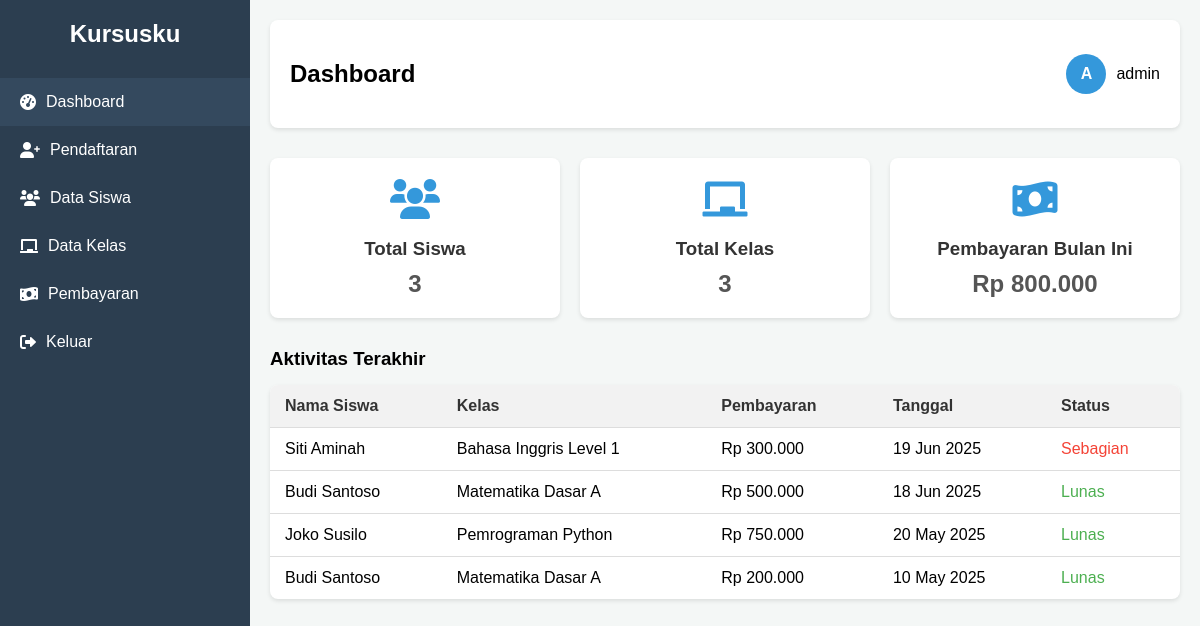
/pages/dashboard.php (signed in), run on the app's committed database.
### tables this page shows
CREATE TABLE `pembayaran` (
  `id` int(11) NOT NULL,
  `siswa_id` int(11) NOT NULL,
  `kelas_id` int(11) NOT NULL,
  `jumlah` decimal(10,2) NOT NULL,
  `tanggal_bayar` date NOT NULL,
  `metode_pembayaran` varchar(50) DEFAULT NULL,
  `status` enum('Lunas','Belum Lunas','Sebagian') DEFAULT 'Belum Lunas',
  `keterangan` text DEFAULT NULL,
  `created_at` timestamp NOT NULL DEFAULT current_timestamp()
);

CREATE TABLE `siswa` (
  `id` int(11) NOT NULL,
  `nama_lengkap` varchar(255) NOT NULL,
  `tanggal_lahir` date DEFAULT NULL,
  `jenis_kelamin` enum('Laki-laki','Perempuan') DEFAULT NULL,
  `alamat` text DEFAULT NULL,
  `no_telepon` varchar(20) DEFAULT NULL,
  `email` varchar(100) DEFAULT NULL,
  `tanggal_daftar` timestamp NOT NULL DEFAULT current_timestamp(),
  `kelas_id` int(11) DEFAULT NULL
);

CREATE TABLE `kelas` (
  `id` int(11) NOT NULL,
  `nama_kelas` varchar(100) NOT NULL,
  `deskripsi` text DEFAULT NULL,
  `harga` decimal(10,2) DEFAULT 0.00,
  `kapasitas` int(11) DEFAULT NULL,
  `created_at` timestamp NOT NULL DEFAULT current_timestamp()
);

### pages/dashboard.php (the view, shortened to what this page needs)
<?php
require_once "config.php";
$total_siswa = $conn->query("SELECT COUNT(*) as total FROM siswa")->fetch_assoc()['total'];
$total_kelas = $conn->query("SELECT COUNT(*) as total FROM kelas")->fetch_assoc()['total'];
$total_pembayaran = $conn->query("SELECT SUM(jumlah) as total FROM pembayaran WHERE MONTH(tanggal_bayar) = MONTH(CURRENT_DATE())")->fetch_assoc()['total'];
$aktivitas = $conn->query("
    SELECT s.nama_lengkap, k.nama_kelas, p.jumlah, p.tanggal_bayar, p.status
    FROM pembayaran p
    JOIN siswa s ON p.siswa_id = s.id
    JOIN kelas k ON p.kelas_id = k.id
    ORDER BY p.tanggal_bayar DESC LIMIT 5
");
?>
<!DOCTYPE html>
<html lang="id">
<head>
    <link rel="stylesheet" href="https://cdnjs.cloudflare.com/ajax/libs/font-awesome/6.0.0-beta3/css/all.min.css">
    <link rel="stylesheet" href="dashboard.css">
</head>
<body>
    <div class="sidebar">
        <div class="logo">Kursusku</div>
        <ul class="nav-list">
            <li class="nav-item active"><i class="fas fa-tachometer-alt"></i> <span>Dashboard</span></li>
            <li class="nav-item"><i class="fas fa-user-plus"></i> <span>Pendaftaran</span></li>
            <li class="nav-item"><i class="fas fa-users"></i> <span>Data Siswa</span></li>
            <li class="nav-item"><i class="fas fa-chalkboard"></i> <span>Data Kelas</span></li>
            <li class="nav-item"><i class="fas fa-money-bill-wave"></i> <span>Pembayaran</span></li>
            <li class="nav-item"><i class="fas fa-sign-out-alt"></i> <span>Keluar</span></li>
        </ul>
    </div>
    <div class="main-content">
        <div class="header">
            <h2>Dashboard</h2>
            <div class="user-info">
                <div class="user-avatar">A</div>
                <span><?= $_SESSION['username'] ?></span>
            </div>
        </div>
        <div class="dashboard-cards">
            <div class="card">
                <div class="card-icon"><i class="fas fa-users"></i></div>
                <h3>Total Siswa</h3>
                <p><?= $total_siswa ?></p>
            </div>
            <div class="card">
                <div class="card-icon"><i class="fas fa-chalkboard"></i></div>
                <h3>Total Kelas</h3>
                <p><?= $total_kelas ?></p>
            </div>
            <div class="card">
                <div class="card-icon"><i class="fas fa-money-bill-wave"></i></div>
                <h3>Pembayaran Bulan Ini</h3>
                <p>Rp <?= number_format($total_pembayaran, 0, ',', '.') ?></p>
            </div>
        </div>
        <h3 style="margin-bottom: 15px;">Aktivitas Terakhir</h3>
        <table class="data-table">
            <thead>
                <tr>
                    <th>Nama Siswa</th>
                    <th>Kelas</th>
                    <th>Pembayaran</th>
                    <th>Tanggal</th>
                    <th>Status</th>
                </tr>
            </thead>
            <tbody>
                <?php while($row = $aktivitas->fetch_assoc()): ?>
                <tr>
                    <td><?= $row['nama_lengkap'] ?></td>
                    <td><?= $row['nama_kelas'] ?></td>
                    <td>Rp <?= number_format($row['jumlah'], 0, ',', '.') ?></td>
                    <td><?= date('d M Y', strtotime($row['tanggal_bayar'])) ?></td>
                    <td><span style="color: <?= $row['status'] == 'Lunas' ? '#4CAF50' : '#F44336' ?>">
                        <?= $row['status'] ?>
                    </span></td>
                </tr>
                <?php endwhile; ?>
            </tbody>
        </table>
    </div>
</body>
</html>

### aset/dashboard.css (style rules this page uses)
body { font-family: Arial, sans-serif; margin: 0; background-color: #f4f7f6; }
.sidebar { width: 250px; background-color: #2c3e50; color: white; height: 100vh; position: fixed; padding-top: 20px; }
.sidebar .logo { text-align: center; margin-bottom: 30px; font-size: 24px; font-weight: bold; }
.sidebar .nav-list { list-style: none; padding: 0; }
.sidebar .nav-item { display: flex; align-items: center; padding: 15px 20px; cursor: pointer; transition: background-color 0.3s; }
.sidebar .nav-item:hover, .sidebar .nav-item.active { background-color: #34495e; }
.sidebar .nav-item i { margin-right: 10px; }
.main-content { margin-left: 250px; padding: 20px; }
.header { display: flex; justify-content: space-between; align-items: center; margin-bottom: 30px; background-color: #fff; padding: 20px; border-radius: 8px; box-shadow: 0 2px 4px rgba(0, 0, 0, 0.1); }
.user-info { display: flex; align-items: center; }
.user-avatar { width: 40px; height: 40px; background-color: #3498db; border-radius: 50%; display: flex; justify-content: center; align-items: center; color: white; font-weight: bold; margin-right: 10px; }
.dashboard-cards { display: grid; grid-template-columns: repeat(auto-fit, minmax(280px, 1fr)); gap: 20px; margin-bottom: 30px; }
.card { background-color: #fff; padding: 20px; border-radius: 8px; box-shadow: 0 2px 4px rgba(0, 0, 0, 0.1); display: flex; flex-direction: column; align-items: center; text-align: center; }
.card-icon { font-size: 40px; color: #3498db; margin-bottom: 15px; }
.card h3 { margin: 0 0 10px 0; color: #333; }
.card p { font-size: 24px; font-weight: bold; color: #555; margin: 0; }
.data-table { width: 100%; border-collapse: collapse; background-color: #fff; border-radius: 8px; overflow: hidden; box-shadow: 0 2px 4px rgba(0, 0, 0, 0.1); }
.data-table th, .data-table td { padding: 12px 15px; text-align: left; border-bottom: 1px solid #ddd; }
.data-table th { background-color: #f2f2f2; color: #333; font-weight: bold; }
.data-table tbody tr:last-child td { border-bottom: none; }

### data on the page
pembayaran: siswa.nama_lengkap "Siti Aminah", kelas.nama_kelas "Bahasa Inggris Level 1", jumlah "300.000", tanggal_bayar "19 Jun 2025", status "Sebagian"
pembayaran: siswa.nama_lengkap "Budi Santoso", kelas.nama_kelas "Matematika Dasar A", jumlah "500.000", tanggal_bayar "18 Jun 2025", status "Lunas"
pembayaran: siswa.nama_lengkap "Joko Susilo", kelas.nama_kelas "Pemrograman Python", jumlah "750.000", tanggal_bayar "20 May 2025", status "Lunas"
pembayaran: siswa.nama_lengkap "Budi Santoso", kelas.nama_kelas "Matematika Dasar A", jumlah "200.000", tanggal_bayar "10 May 2025", status "Lunas"

### other printed values
$_SESSION['username'] "admin"
$total_siswa "3"
$total_kelas "3"
$total_pembayaran "800.000"
